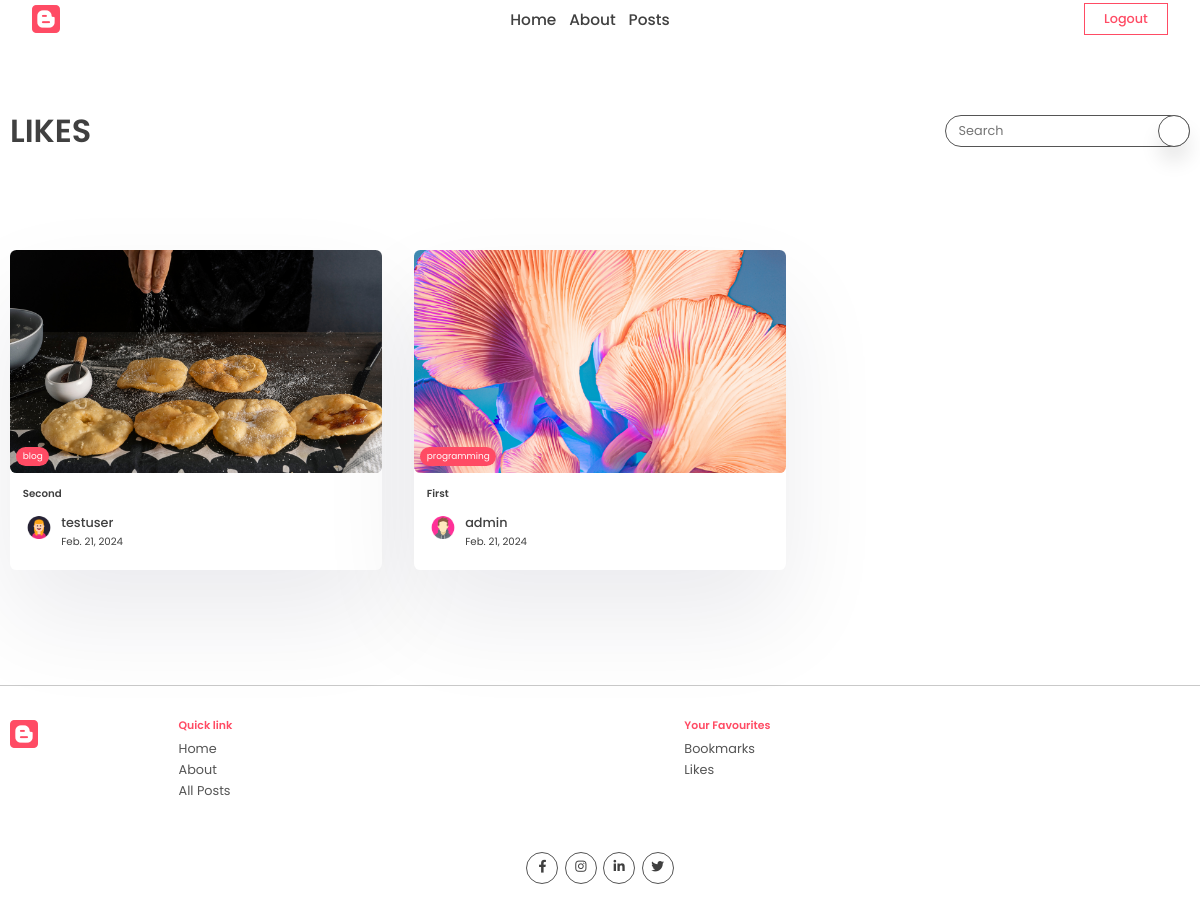
/all_liked_posts (signed in), run on the app's committed database.
### app/models.py (models this page shows, shortened)
class Post(models.Model):
    title = models.CharField(max_length=200)
    content = models.TextField()
    last_update = models.DateTimeField(auto_now=True)
    slug = models.SlugField(max_length=200, unique=True)
    image = models.ImageField(null=True, blank=True, upload_to="images/", default='default/default_image.jpg')
    tags = models.ManyToManyField(Tag, blank=True, related_name='post')
    view_count = models.IntegerField(null=True, blank=True)
    is_featured = models.BooleanField(default=False)
    author = models.ForeignKey(User, on_delete=models.CASCADE, null=True, blank=True)
    bookmarks = models.ManyToManyField(User, related_name="bookmarks", default=None, blank=True)
    likes = models.ManyToManyField(User, related_name="likes", default=None, blank=True)

class Tag(models.Model):
    name = models.CharField(max_length=100)
    description = models.CharField(max_length=100)
    slug = models.SlugField(max_length=200, unique=True)

class Profile(models.Model):
    user = models.OneToOneField(User, on_delete=models.CASCADE)
    profile_image = models.ImageField(null=True, blank=True, upload_to="images/")
    slug = models.SlugField(max_length=200, unique=True)
    bio = models.CharField(max_length=200)

### app/views.py (the view)
# urls.py: path('all_liked_posts', views.all_liked_posts, name='all_liked_posts'),
def all_liked_posts(request):
    search_query=''
    if request.GET:
        search_query = request.GET.get('q')
    all_liked_posts = Post.objects.filter(likes=request.user).filter(title__contains=search_query)
    title = "Likes"
    subscribe_form = SubscribeForm()
    subscribe_message=subscribe_logic(request)
    context = {
        'posts':all_liked_posts,
        'search_query':search_query,
        'title': title,
        'subscribe_form':subscribe_form,
        'subscribe_message':subscribe_message
    }
    return render(request, 'app/all_posts.html', context)

### app/forms.py (shortened to what this page needs)
class SubscribeForm(forms.ModelForm):
    class Meta:
        model =  Subscribe
        fields = '__all__'
        labels = {'email':_('')}
    def __init__(self, *args, **kwargs):
        super().__init__(*args, **kwargs)
        self.fields['email'].widget.attrs['placeholder'] = "Enter your email"

### app/views.py (called while the page is built, shortened)
def subscribe_logic(request):
    subscribe_message = None
    if 'subscribed' in request.session:
        subscribe_message = "You're Already Subscribed"
    return subscribe_message

### app/templates/app/all_posts.html (shortened to what this page needs)
{% extends 'base.html' %}
{% block content %}
<section class="sp">
  <div class="container">
    <div class="page-top">
      <div class="top flex">
        <div class="page-name">
          {% if not title %}
              <h1 >All Blogs</h1>
          {% else %}
              <h1>{{title}}</h1>
          {% endif %}
        </div>
        <form class="search-bar s-active" method="get">
          <input type="text" placeholder="Search" name="q" value="{{search_query}}"/>
          <button type="submit" class="animated-search">
          </button>
        </form>
      </div>
    </div>
  </div>
</section>
<section class="sp">
  <div class="container">
    <div class="grid-3">
      {% if not posts %}
        <p>No posts!</p>
      {% else %}
        {% for post in posts %}
          <a href="{% url 'post_page' post.slug %}">
            <div class="card">
                <div class="post-img">
                  <img src="{{post.image.url}}" alt="" />
                  <div class="tag">{{post.tags.all.0.name}}</div>
                </div>
                <div class="card-content">
                  <h3>
                      {{post.title}}
                  </h3>
                  <div class="author">
                      <div class="profile-pic">
                        <img src="{{post.author.profile.profile_image.url}}" alt="" />
                      </div>
                      <div class="details">
                        <p>{{post.author.username}}</p>
                        <small>{{post.last_update|date}}</small>
                      </div>
                  </div>
                </div>
            </div>
          </a>
        {% endfor %}
      {% endif %}
    </div>
  </div>
</section>
{% endblock content %}

### app/static/app/style.css (style rules this page uses)
* { margin: 0; padding: 0; box-sizing: border-box; text-decoration: none; border: none; outline: none; list-style: none; font-family: "Poppins", sans-serif; color: var(--black); }
:root { --red: #ff4b64; --black: #404040; --des: #555555; --shadow: #ffffff1a 0px 1px 1px 0px inset, #32325d40 0px 50px 100px -20px, #0000004d 0px 30px 60px -30px; --shadow2: rgba(17, 12, 46, 0.084) 0px 48px 100px 0px; }
html { font-size: 40%; }
body { min-width: 400px; min-height:600px; }
[class*="grid"] { display: grid; }
img { width: 100%; }
.container { max-width: 1220px; margin: auto; padding: 0 10px; }
p, a { font-size: 2rem; color: var(--des); }
input, textarea { font-size: 2rem; color: var(--black); }
.search-bar, .animated-search { width: 5rem; aspect-ratio: 1/1; border: 1px solid var(--des); border-radius: 50%; display: flex; align-items: center; justify-content: center; background: white; box-shadow: 0 15px 20px #00000018; cursor: pointer; margin-top: 2rem; z-index: 2; }
.search-bar input { display: none; }
.search-bar { box-shadow: unset; border: none; }
.search-bar .animated-search { margin-top: 0; }
.s-active { width: fit-content; border-radius: 5rem; height: 5rem; aspect-ratio: unset; position: relative; padding: 0 6rem; padding-left: 2rem; border: 1px solid var(--des); }
.s-active input { width: 30rem; font-style: 1.6rem; height: calc(100% - 2px); display: block; }
.s-active .animated-search { position: absolute !important; top: 50%; transform: translateY(-50%); right: -1px; }
.sp { padding: 8rem 0; }
.post-img { height: 40rem; width: 100%; overflow: hidden; border-radius: 1rem; }
.post-img img { height: 100%; object-fit: cover; object-position: center; }
.grid-3 { grid-template-columns: repeat(3, 1fr); gap: 5rem; }
.card { background: white; box-shadow: var(--shadow2); border-radius: 1rem; cursor: pointer; transition: 0.3s; }
.post-img { position: relative; }
.tag { position: absolute; bottom: 1rem; left: 1rem; background: var(--red); color: white; border-radius: 5rem; padding: 0.5rem 1rem; font-size: 1.4rem; }
.card-content { padding: 2rem; padding-bottom: 3rem; }
.card h3 { font-size: 1.6rem; font-weight: 600; }
.card .post-img { width: 100%; height: unset; aspect-ratio: 1/0.6; }
.author { display: flex; align-items: center; gap: 1rem; margin-top: 2rem; }
.profile-pic { width: 5rem; aspect-ratio: 1/1; border-radius: 50%; overflow: hidden; }
.author p { color: var(--black); font-weight: 500; font-size: 2rem; }
.author small { color: var(--black); font-size: 1.6rem; }
.page-name h1 { font-size: 5rem; text-transform: uppercase; font-weight: 600; line-height: 5rem; }
.flex { display: flex; align-items: flex-end; justify-content: space-between; }
.flex .search-bar { margin-top: 0; }

### data on the page
Post: image (picture), tags.all.0.name "blog", title "Second", author.profile.profile_image (picture), author.username "testuser", last_update "Feb. 21, 2024"
Post: image (picture), tags.all.0.name "programming", title "First", author.profile.profile_image (picture), author.username "admin", last_update "Feb. 21, 2024"

### other printed values
{{ title }} "LIKES"
